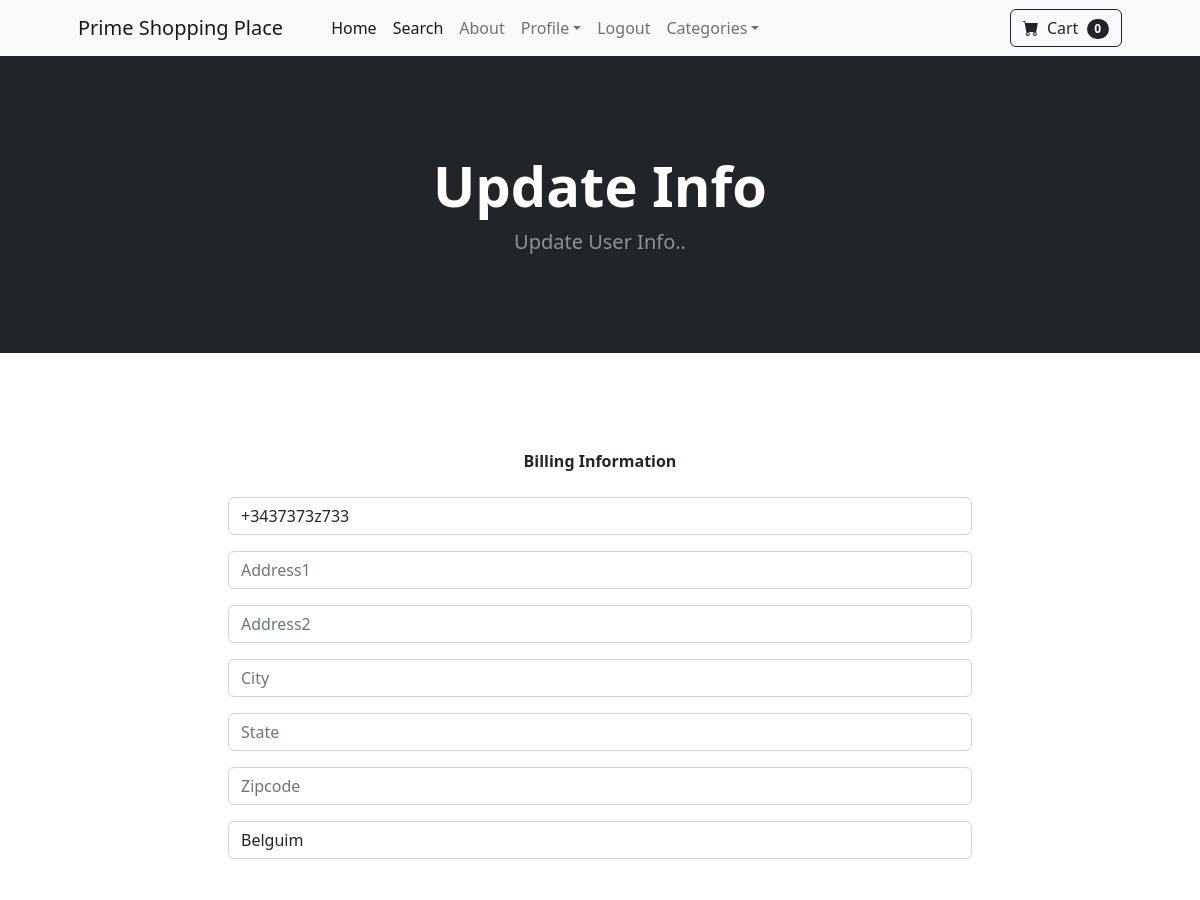
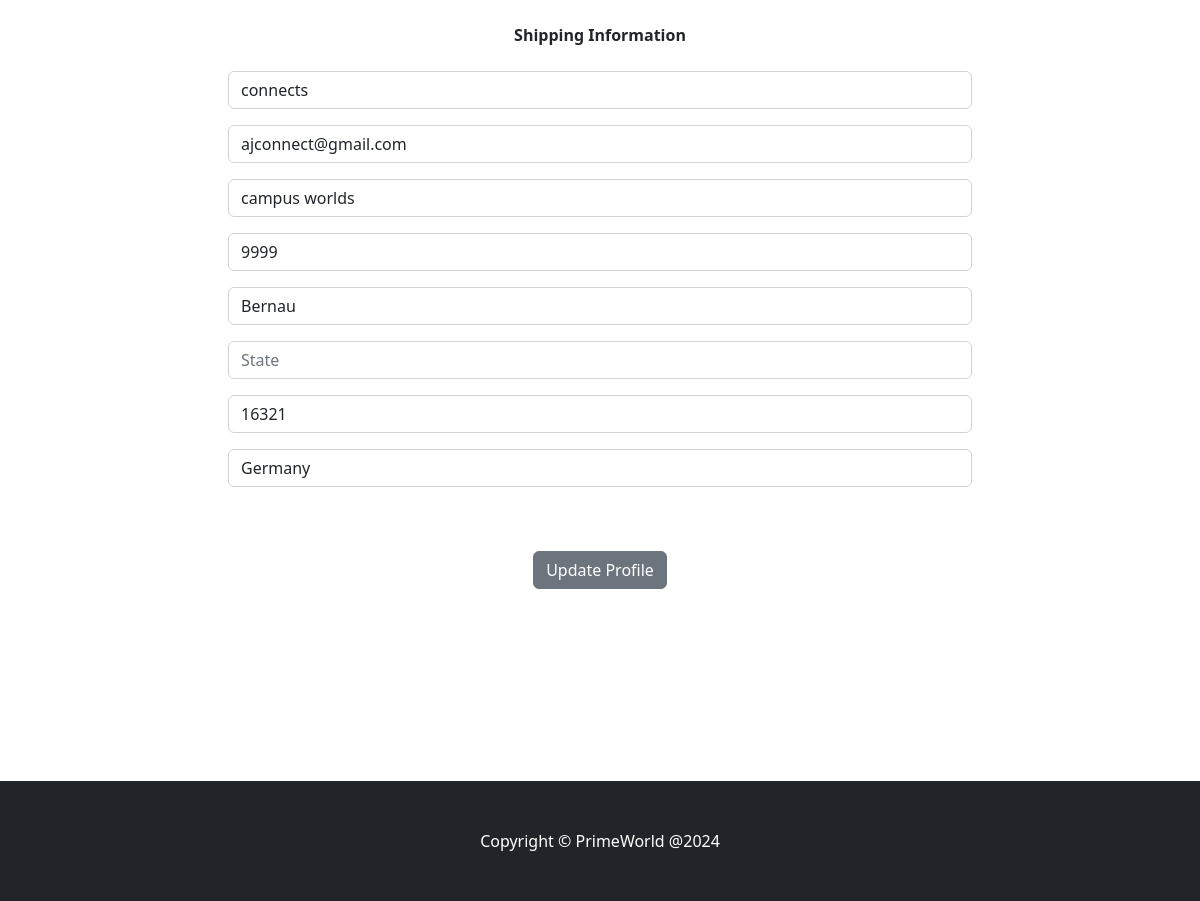
The page /update_info/ (signed in) on the database its author committed (2 pictures, top to bottom).
### store/models.py (models this page shows, shortened)
class Profile(models.Model):
    user = models.OneToOneField(User, on_delete=models.CASCADE)
    date_modified = models.DateTimeField(User, auto_now=True)
    phone = models.CharField(max_length=20, blank=True)
    address1 = models.CharField(max_length=200, blank=True)
    address2 = models.CharField(max_length=200, blank=True)
    city = models.CharField(max_length=100, blank=True)
    state = models.CharField(max_length=100, blank=True)
    zipcode = models.CharField(max_length=50, blank=True)
    country = models.CharField(max_length=100, blank=True)
    old_cart = models.CharField(max_length=100, blank=True, null=True)

### payment/models.py (models this page shows, shortened)
class ShippingAddress(models.Model):
    user = models.ForeignKey(User, on_delete=models.CASCADE, null=True, blank=True)
    shipping_full_name = models.CharField(max_length=255)
    shipping_email = models.CharField(max_length=255)
    shipping_address1 = models.CharField(max_length=255)
    shipping_address2 = models.CharField(max_length=255, null=True, blank=True)
    shipping_city = models.CharField(max_length=255)
    shipping_state = models.CharField(max_length=255, null=True, blank=True)
    shipping_zipcode = models.CharField(max_length=255, null=True, blank=True)
    shipping_country = models.CharField(max_length=255)
    class Meta:
        verbose_name_plural = "Shipping Address"

### store/views.py (the view)
# urls.py: path("update_info/", views.update_info, name='update_info'),
def update_info(request):
    if request.user.is_authenticated:
        current_user = Profile.objects.get(user__id=request.user.id)
        shipping_user = ShippingAddress.objects.get(user__id=request.user.id)
        form = UserInfoForm(request.POST or None, instance=current_user)
        shipping_form = ShippingForm(request.POST or None, instance=shipping_user)
        if form.is_valid() or shipping_form.is_valid():
            form.save()
            shipping_form.save()
            messages.success(request, "Your Info Has Been Updated!")
            return redirect('home')
        return render(request, "update_info.html", {'form':form, 'shipping_form':shipping_form})
    else:
        messages.success(request, "You have to be Logged In to access this Page!!")
        return redirect('home')

### store/forms.py
class UserInfoForm(forms.ModelForm):
	phone = forms.CharField(label="", widget=forms.TextInput(attrs={'class':'form-control', 'placeholder':'Phone'}), required=False)
	address1 = forms.CharField(label="", widget=forms.TextInput(attrs={'class':'form-control', 'placeholder':'Address1'}), required=False)
	address2 = forms.CharField(label="", widget=forms.TextInput(attrs={'class':'form-control', 'placeholder':'Address2'}), required=False)
	city = forms.CharField(label="", widget=forms.TextInput(attrs={'class':'form-control', 'placeholder':'City'}), required=False)
	state = forms.CharField(label="", widget=forms.TextInput(attrs={'class':'form-control', 'placeholder':'State'}), required=False)
	zipcode = forms.CharField(label="", widget=forms.TextInput(attrs={'class':'form-control', 'placeholder':'Zipcode'}), required=False)
	country = forms.CharField(label="", widget=forms.TextInput(attrs={'class':'form-control', 'placeholder':'Country'}), required=False)
	class Meta:
		model = Profile
		fields = ('phone', 'address1', 'address2', 'city', 'state', 'zipcode', 'country')

### cart/cart.py (called while the page is built)
    def __len__(self):
        return len(self.cart)

### cart/context_processors.py (called while the page is built)
def cart(request):
    return {'cart': Cart(request)}

### store/templates/update_info.html (shortened to what this page needs)
{% extends 'base.html' %}
{% block content %}
 <header class="bg-dark py-5">
    <div class="container px-4 px-lg-5 my-5">
        <div class="text-center text-white">
            <h1 class="display-4 fw-bolder">Update Info</h1>
            <p class="lead fw-normal text-white-50 mb-0">Update User Info..</p>
        </div>
    </div>
</header>
<div class="container">
    <div class="row">
        <center>
            <div class="col-8">
                <br> <br>
                <br> <br>
                <strong> Billing Information</strong>
                <br> <br>
                <form method="POST" action="{% url 'update_info' %}">
                    {{ form.as_p }}
                    <br> <br>
                    <strong> Shipping Information </strong>
                    <br> <br>
                    {{ shipping_form.as_p }}
                    <br> <br>
                    <button type="submit" class="btn btn-secondary">
                    Update Profile
                    </button>
                  </form>
                  <br> <br>
                  <br> <br>
                  <br> <br>
                  <br> <br>
            </div>
        </center>
    </div>
</div>
{% endblock %}

### rows shown on the page
Profile: phone "+3437373z733", country "Belguim"
ShippingAddress: shipping_full_name "connects", shipping_email "ajconnect@gmail.com", shipping_address1 "campus worlds", shipping_address2 "9999", shipping_city "Bernau", shipping_zipcode "16321", shipping_country "Germany"

### other values the page prints
{{ cart|length }} "0"
